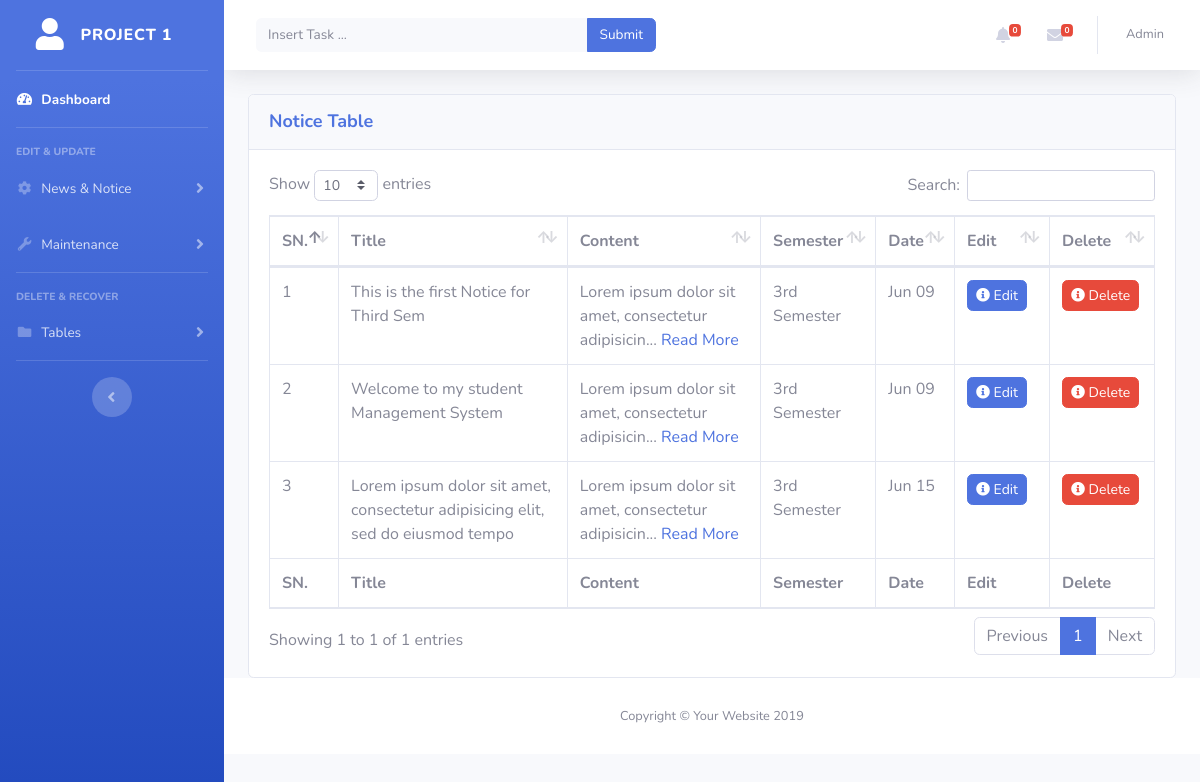
The app's page /admin_panel/noticeTable.php (signed in) with its own data.
### tables this page shows
CREATE TABLE `notice_table` (
  `notice_id` int(11) NOT NULL,
  `title` longtext NOT NULL,
  `content` longtext NOT NULL,
  `semester` varchar(255) NOT NULL,
  `date` timestamp NOT NULL DEFAULT current_timestamp() ON UPDATE current_timestamp(),
  `file` varchar(255) DEFAULT NULL,
  `value` int(11) NOT NULL
);

### admin_panel/noticeTable.php (the view)
<?php include"includes/header.php"; ?>
<div class="container-fluid">
  <div class="row ">
    <div class="col-md-12">
    	<div class="card">
			<div class="card-header py-3">
			<h6 class="m-0 font-weight-bold text-primary" style="font-size:18px">Notice Table</h6>
			</div>
			<div class="card-body">
			<div class="table-responsive">
			<table id="dataTable" class="table table-bordered">
			    <thead>
			    	<tr>
			            <th>SN.</th>
			            <th>Title</th>
			            <th>Content</th>
			            <th>Semester</th>
			            <th>Date</th>
			            <th>Edit</th>
			            <th>Delete</th>
			        </tr>
			    </thead>
			    <tfoot>
			      <tr>
			            <th>SN.</th>
			            <th>Title</th>
			            <th>Content</th>
			            <th>Semester</th>
			            <th>Date</th>
			            <th width="70px">Edit</th>
			            <th width="80px">Delete</th>
			        </tr>
			    </tfoot>
			    <?php
			      include"includes/config.php";
			        $sql = "SELECT * FROM `notice_table` WHERE value=1";
			        $result = mysqli_query($conn, $sql);
			        if(mysqli_num_rows($result)>0) {
			      while($row=mysqli_fetch_array($result)) {
			      		$id = $row['notice_id'];
			            $title = $row['title'];
			            $content = $row['content'];
			            if (strlen($content) > 50) {
                                         $stringCut = substr($content, 0, 50);
                                         $endPoint = strrpos($stringCut, '');
                                         $content = $endPoint? substr($stringCut, 0, $endPoint):substr($stringCut, 0);
                    $content .= "...
                <a style='cursor: pointer;' href=''> Read More</a>";
                    }
			            $semester = $row['semester'];
			            $date = $row['date'];
			        ?>
			        <tbody>
			        <tr>
			            <td><?php echo $id; ?></td>
			            <td><?php echo "$title"; ?></td>
			            <td><?php echo "$content"; ?></td>
			            <td><?php echo "$semester"; ?></td>
			            <td><?php echo date_format(date_create($date),'M d'); ?></td>
			            <td><a href="addNotice.php?EditNotice&&id=<?php echo $id; ?>" class="btn btn-primary btn-sm rounded" ><i class="fa fa-info-circle"></i> Edit</a></td>
			            <td><a href="noticeTable.php?delete=true&&id=<?php echo $id;?>"class="btn btn-danger btn-sm rounded" > <i class="fa fa-info-circle"></i> Delete</a></td>
			        </tr>
			        </tbody>
			    <?php
			      }
			    }
			     ?>
			</table>
			</div>
			</div>
			</div>
			</div>
			</div>
			</div>
<?php include"includes/footer.php"; ?>

### records on screen
notice_table: notice_id "1", title "This is the first Notice for Third Sem", content "Lorem ipsum dolor sit amet, consectetur adipisicin", shows "Read More", semester "3rd Semester", date "Jun 09"
notice_table: notice_id "2", title "Welcome to my student Management System", content "Lorem ipsum dolor sit amet, consectetur adipisicin", shows "Read More", semester "3rd Semester", date "Jun 09"
notice_table: notice_id "3", title "Lorem ipsum dolor sit amet, consectetur adipisicing elit, sed do eiusmod tempo", content "Lorem ipsum dolor sit amet, consectetur adipisicin", shows "Read More", semester "3rd Semester", date "Jun 15"
